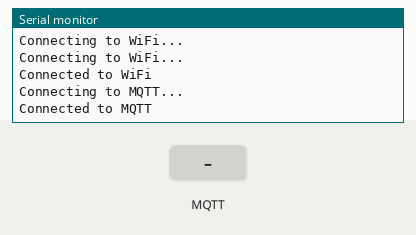
This sketch was run on a simulated ESP32. Parts: the last lines printed to the serial monitor. The inputs (shaded band) are chosen by the test bench. WiFi joins after 1.5 s; servers stay silent unless stated; no MQTT or app messages arrive unless stated.

Above: at 3.2 s.
3.3 s: MQTT message "0" arrives on the first subscribed topic
At 4.7 s:
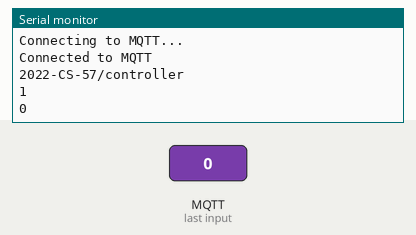
5.5 s: MQTT message "on" arrives on the first subscribed topic
At 7.4 s:
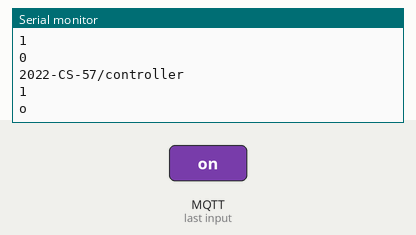

The sketch:

sketch_jan3a.ino
```cpp
#include <WiFi.h>
#include <PubSubClient.h>
#include "ThingSpeak.h"
#include <HardwareSerial.h>

#define SSID "YOUR WIFI NAME"
#define PASSWORD "YOUR WIFI PASSWORD"

#define channelID "CHANNEL ID ON THINGSPEAK"
#define APIKey "YOUR API KEY"

const char* mqttServer = "broker.mqtt.cool";
const char *ntpServerName = "pool.ntp.org";
const int mqttPort = 1883;

HardwareSerial SerialPort(2);

WiFiClient espClient;
PubSubClient client(espClient);

WiFiClient thingClient;

void setup() {
  Serial.begin(115200);
  SerialPort.begin(9600, SERIAL_8N1, 17, 16);
  connectToWiFi();
  connectToMQTT();
  ThingSpeak.begin(thingClient);
}

void connectToWiFi() {
  WiFi.begin(SSID, PASSWORD);
  while (WiFi.status() != WL_CONNECTED) {
    delay(1000);
    Serial.println("Connecting to WiFi...");
  }
  Serial.println("Connected to WiFi");
}

void connectToMQTT() {
  client.setServer(mqttServer, mqttPort);

  while (!client.connected()) {
    Serial.println("Connecting to MQTT...");
    if (client.connect("2022-CS-57/esp-controller")) {
      Serial.println("Connected to MQTT");
    } else {
      Serial.print("Failed");
      delay(2000);
    }
  }
  client.subscribe("2022-CS-57/controller");
  client.setCallback(callback);
}

void loop(){
  client.loop();
  if (SerialPort.available() > 0) {
    String receivedValue = SerialPort.readStringUntil('\n');
    receivedValue.trim();
    char receivedChar = receivedValue.charAt(0);
    if(receivedChar == '0'){
      client.publish("2022-CS-57/Log", "Closed");
      ThingSpeak.writeField(channelID, 1, 0, APIKey);
    }
    else if (receivedChar == '1'){
      client.publish("2022-CS-57/Log", "Opened");
      ThingSpeak.writeField(channelID, 1, 1, APIKey);
    }
  }
  delay(1000);
}

void callback(char* topic, byte* payload, unsigned int length) {
  String topicStr = topic;
  String payloadStr(reinterpret_cast<char*>(payload), length);
  Serial.println(topicStr);
  Serial.println(topicStr == "2022-CS-57/controller");
  Serial.println(payloadStr.charAt(0));
  payloadStr.trim();
  SerialPort.print(payloadStr.charAt(0));
}
```

Measured:
- after the input at 3.3 s, the serial monitor: prints a new line after 0.75 s (image 1)
- after the input at 5.5 s, the serial monitor: prints a new line after 0.55 s (image 2)
